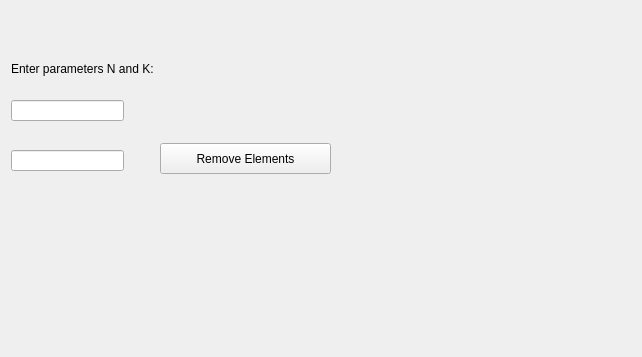
<?xml version="1.0" encoding="UTF-8"?>
<ui version="4.0">
 <class>Form</class>
 <widget class="QWidget" name="Form">
  <property name="geometry">
   <rect>
    <x>0</x>
    <y>0</y>
    <width>642</width>
    <height>357</height>
   </rect>
  </property>
  <property name="windowTitle">
   <string>Form</string>
  </property>
  <widget class="QLabel" name="label">
   <property name="geometry">
    <rect>
     <x>11</x>
     <y>61</y>
     <width>151</width>
     <height>16</height>
    </rect>
   </property>
   <property name="text">
    <string>Enter parameters N and K: </string>
   </property>
  </widget>
  <widget class="QLabel" name="label_2">
   <property name="geometry">
    <rect>
     <x>10</x>
     <y>270</y>
     <width>551</width>
     <height>61</height>
    </rect>
   </property>
   <property name="text">
    <string/>
   </property>
  </widget>
  <widget class="QLineEdit" name="lineEdit">
   <property name="geometry">
    <rect>
     <x>11</x>
     <y>100</y>
     <width>113</width>
     <height>21</height>
    </rect>
   </property>
  </widget>
  <widget class="QLineEdit" name="lineEdit_2">
   <property name="geometry">
    <rect>
     <x>11</x>
     <y>150</y>
     <width>113</width>
     <height>21</height>
    </rect>
   </property>
  </widget>
  <widget class="QPushButton" name="pushButton">
   <property name="geometry">
    <rect>
     <x>160</x>
     <y>143</y>
     <width>171</width>
     <height>31</height>
    </rect>
   </property>
   <property name="text">
    <string>Remove Elements</string>
   </property>
  </widget>
  <widget class="QLabel" name="label_3">
   <property name="geometry">
    <rect>
     <x>10</x>
     <y>200</y>
     <width>551</width>
     <height>61</height>
    </rect>
   </property>
   <property name="text">
    <string/>
   </property>
  </widget>
 </widget>
 <resources/>
 <connections/>
</ui>
